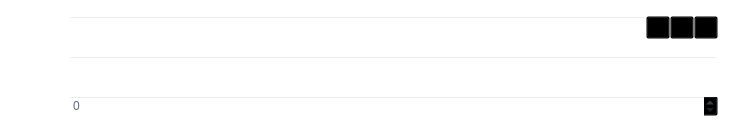
<?xml version="1.0" encoding="UTF-8"?>
<ui version="4.0">
 <class>SendCoinsEntry</class>
 <widget class="QFrame" name="SendCoinsEntry">
  <property name="geometry">
   <rect>
    <x>0</x>
    <y>0</y>
    <width>729</width>
    <height>136</height>
   </rect>
  </property>
  <property name="palette">
   <palette>
    <active>
     <colorrole role="WindowText">
      <brush brushstyle="SolidPattern">
       <color alpha="255">
        <red>0</red>
        <green>0</green>
        <blue>0</blue>
       </color>
      </brush>
     </colorrole>
     <colorrole role="Button">
      <brush brushstyle="SolidPattern">
       <color alpha="0">
        <red>0</red>
        <green>0</green>
        <blue>0</blue>
       </color>
      </brush>
     </colorrole>
     <colorrole role="Light">
      <brush brushstyle="SolidPattern">
       <color alpha="255">
        <red>207</red>
        <green>207</green>
        <blue>207</blue>
       </color>
      </brush>
     </colorrole>
     <colorrole role="Midlight">
      <brush brushstyle="SolidPattern">
       <color alpha="255">
        <red>172</red>
        <green>172</green>
        <blue>172</blue>
       </color>
      </brush>
     </colorrole>
     <colorrole role="Dark">
      <brush brushstyle="SolidPattern">
       <color alpha="255">
        <red>69</red>
        <green>69</green>
        <blue>69</blue>
       </color>
      </brush>
     </colorrole>
     <colorrole role="Mid">
      <brush brushstyle="SolidPattern">
       <color alpha="255">
        <red>92</red>
        <green>92</green>
        <blue>92</blue>
       </color>
      </brush>
     </colorrole>
     <colorrole role="Text">
      <brush brushstyle="SolidPattern">
       <color alpha="255">
        <red>0</red>
        <green>0</green>
        <blue>0</blue>
       </color>
      </brush>
     </colorrole>
     <colorrole role="BrightText">
      <brush brushstyle="SolidPattern">
       <color alpha="255">
        <red>255</red>
        <green>255</green>
        <blue>255</blue>
       </color>
      </brush>
     </colorrole>
     <colorrole role="ButtonText">
      <brush brushstyle="SolidPattern">
       <color alpha="255">
        <red>0</red>
        <green>0</green>
        <blue>0</blue>
       </color>
      </brush>
     </colorrole>
     <colorrole role="Base">
      <brush brushstyle="SolidPattern">
       <color alpha="0">
        <red>0</red>
        <green>0</green>
        <blue>0</blue>
       </color>
      </brush>
     </colorrole>
     <colorrole role="Window">
      <brush brushstyle="SolidPattern">
       <color alpha="0">
        <red>0</red>
        <green>0</green>
        <blue>0</blue>
       </color>
      </brush>
     </colorrole>
     <colorrole role="Shadow">
      <brush brushstyle="SolidPattern">
       <color alpha="255">
        <red>0</red>
        <green>0</green>
        <blue>0</blue>
       </color>
      </brush>
     </colorrole>
     <colorrole role="AlternateBase">
      <brush brushstyle="SolidPattern">
       <color alpha="255">
        <red>196</red>
        <green>196</green>
        <blue>196</blue>
       </color>
      </brush>
     </colorrole>
     <colorrole role="ToolTipBase">
      <brush brushstyle="SolidPattern">
       <color alpha="255">
        <red>255</red>
        <green>255</green>
        <blue>220</blue>
       </color>
      </brush>
     </colorrole>
     <colorrole role="ToolTipText">
      <brush brushstyle="SolidPattern">
       <color alpha="255">
        <red>0</red>
        <green>0</green>
        <blue>0</blue>
       </color>
      </brush>
     </colorrole>
    </active>
    <inactive>
     <colorrole role="WindowText">
      <brush brushstyle="SolidPattern">
       <color alpha="255">
        <red>0</red>
        <green>0</green>
        <blue>0</blue>
       </color>
      </brush>
     </colorrole>
     <colorrole role="Button">
      <brush brushstyle="SolidPattern">
       <color alpha="0">
        <red>0</red>
        <green>0</green>
        <blue>0</blue>
       </color>
      </brush>
     </colorrole>
     <colorrole role="Light">
      <brush brushstyle="SolidPattern">
       <color alpha="255">
        <red>207</red>
        <green>207</green>
        <blue>207</blue>
       </color>
      </brush>
     </colorrole>
     <colorrole role="Midlight">
      <brush brushstyle="SolidPattern">
       <color alpha="255">
        <red>172</red>
        <green>172</green>
        <blue>172</blue>
       </color>
      </brush>
     </colorrole>
     <colorrole role="Dark">
      <brush brushstyle="SolidPattern">
       <color alpha="255">
        <red>69</red>
        <green>69</green>
        <blue>69</blue>
       </color>
      </brush>
     </colorrole>
     <colorrole role="Mid">
      <brush brushstyle="SolidPattern">
       <color alpha="255">
        <red>92</red>
        <green>92</green>
        <blue>92</blue>
       </color>
      </brush>
     </colorrole>
     <colorrole role="Text">
      <brush brushstyle="SolidPattern">
       <color alpha="255">
        <red>0</red>
        <green>0</green>
        <blue>0</blue>
       </color>
      </brush>
     </colorrole>
     <colorrole role="BrightText">
      <brush brushstyle="SolidPattern">
       <color alpha="255">
        <red>255</red>
        <green>255</green>
        <blue>255</blue>
       </color>
      </brush>
     </colorrole>
     <colorrole role="ButtonText">
      <brush brushstyle="SolidPattern">
       <color alpha="255">
        <red>0</red>
        <green>0</green>
        <blue>0</blue>
       </color>
      </brush>
     </colorrole>
     <colorrole role="Base">
      <brush brushstyle="SolidPattern">
       <color alpha="0">
        <red>0</red>
        <green>0</green>
        <blue>0</blue>
       </color>
      </brush>
     </colorrole>
     <colorrole role="Window">
      <brush brushstyle="SolidPattern">
       <color alpha="0">
        <red>0</red>
        <green>0</green>
        <blue>0</blue>
       </color>
      </brush>
     </colorrole>
     <colorrole role="Shadow">
      <brush brushstyle="SolidPattern">
       <color alpha="255">
        <red>0</red>
        <green>0</green>
        <blue>0</blue>
       </color>
      </brush>
     </colorrole>
     <colorrole role="AlternateBase">
      <brush brushstyle="SolidPattern">
       <color alpha="255">
        <red>196</red>
        <green>196</green>
        <blue>196</blue>
       </color>
      </brush>
     </colorrole>
     <colorrole role="ToolTipBase">
      <brush brushstyle="SolidPattern">
       <color alpha="255">
        <red>255</red>
        <green>255</green>
        <blue>220</blue>
       </color>
      </brush>
     </colorrole>
     <colorrole role="ToolTipText">
      <brush brushstyle="SolidPattern">
       <color alpha="255">
        <red>0</red>
        <green>0</green>
        <blue>0</blue>
       </color>
      </brush>
     </colorrole>
    </inactive>
    <disabled>
     <colorrole role="WindowText">
      <brush brushstyle="SolidPattern">
       <color alpha="255">
        <red>69</red>
        <green>69</green>
        <blue>69</blue>
       </color>
      </brush>
     </colorrole>
     <colorrole role="Button">
      <brush brushstyle="SolidPattern">
       <color alpha="0">
        <red>0</red>
        <green>0</green>
        <blue>0</blue>
       </color>
      </brush>
     </colorrole>
     <colorrole role="Light">
      <brush brushstyle="SolidPattern">
       <color alpha="255">
        <red>207</red>
        <green>207</green>
        <blue>207</blue>
       </color>
      </brush>
     </colorrole>
     <colorrole role="Midlight">
      <brush brushstyle="SolidPattern">
       <color alpha="255">
        <red>172</red>
        <green>172</green>
        <blue>172</blue>
       </color>
      </brush>
     </colorrole>
     <colorrole role="Dark">
      <brush brushstyle="SolidPattern">
       <color alpha="255">
        <red>69</red>
        <green>69</green>
        <blue>69</blue>
       </color>
      </brush>
     </colorrole>
     <colorrole role="Mid">
      <brush brushstyle="SolidPattern">
       <color alpha="255">
        <red>92</red>
        <green>92</green>
        <blue>92</blue>
       </color>
      </brush>
     </colorrole>
     <colorrole role="Text">
      <brush brushstyle="SolidPattern">
       <color alpha="255">
        <red>69</red>
        <green>69</green>
        <blue>69</blue>
       </color>
      </brush>
     </colorrole>
     <colorrole role="BrightText">
      <brush brushstyle="SolidPattern">
       <color alpha="255">
        <red>255</red>
        <green>255</green>
        <blue>255</blue>
       </color>
      </brush>
     </colorrole>
     <colorrole role="ButtonText">
      <brush brushstyle="SolidPattern">
       <color alpha="255">
        <red>69</red>
        <green>69</green>
        <blue>69</blue>
       </color>
      </brush>
     </colorrole>
     <colorrole role="Base">
      <brush brushstyle="SolidPattern">
       <color alpha="0">
        <red>0</red>
        <green>0</green>
        <blue>0</blue>
       </color>
      </brush>
     </colorrole>
     <colorrole role="Window">
      <brush brushstyle="SolidPattern">
       <color alpha="0">
        <red>0</red>
        <green>0</green>
        <blue>0</blue>
       </color>
      </brush>
     </colorrole>
     <colorrole role="Shadow">
      <brush brushstyle="SolidPattern">
       <color alpha="255">
        <red>0</red>
        <green>0</green>
        <blue>0</blue>
       </color>
      </brush>
     </colorrole>
     <colorrole role="AlternateBase">
      <brush brushstyle="SolidPattern">
       <color alpha="255">
        <red>138</red>
        <green>138</green>
        <blue>138</blue>
       </color>
      </brush>
     </colorrole>
     <colorrole role="ToolTipBase">
      <brush brushstyle="SolidPattern">
       <color alpha="255">
        <red>255</red>
        <green>255</green>
        <blue>220</blue>
       </color>
      </brush>
     </colorrole>
     <colorrole role="ToolTipText">
      <brush brushstyle="SolidPattern">
       <color alpha="255">
        <red>0</red>
        <green>0</green>
        <blue>0</blue>
       </color>
      </brush>
     </colorrole>
    </disabled>
   </palette>
  </property>
  <property name="windowTitle">
   <string>Form</string>
  </property>
  <property name="styleSheet">
   <string notr="true">background: transparent;</string>
  </property>
  <property name="frameShape">
   <enum>QFrame::NoFrame</enum>
  </property>
  <property name="frameShadow">
   <enum>QFrame::Plain</enum>
  </property>
  <layout class="QGridLayout" name="gridLayout">
   <property name="spacing">
    <number>12</number>
   </property>
   <item row="5" column="0">
    <widget class="QLabel" name="label">
     <property name="palette">
      <palette>
       <active>
        <colorrole role="WindowText">
         <brush brushstyle="SolidPattern">
          <color alpha="255">
           <red>255</red>
           <green>255</green>
           <blue>255</blue>
          </color>
         </brush>
        </colorrole>
        <colorrole role="Button">
         <brush brushstyle="SolidPattern">
          <color alpha="0">
           <red>0</red>
           <green>0</green>
           <blue>0</blue>
          </color>
         </brush>
        </colorrole>
        <colorrole role="Base">
         <brush brushstyle="SolidPattern">
          <color alpha="0">
           <red>0</red>
           <green>0</green>
           <blue>0</blue>
          </color>
         </brush>
        </colorrole>
        <colorrole role="Window">
         <brush brushstyle="SolidPattern">
          <color alpha="0">
           <red>0</red>
           <green>0</green>
           <blue>0</blue>
          </color>
         </brush>
        </colorrole>
       </active>
       <inactive>
        <colorrole role="WindowText">
         <brush brushstyle="SolidPattern">
          <color alpha="255">
           <red>255</red>
           <green>255</green>
           <blue>255</blue>
          </color>
         </brush>
        </colorrole>
        <colorrole role="Button">
         <brush brushstyle="SolidPattern">
          <color alpha="0">
           <red>0</red>
           <green>0</green>
           <blue>0</blue>
          </color>
         </brush>
        </colorrole>
        <colorrole role="Base">
         <brush brushstyle="SolidPattern">
          <color alpha="0">
           <red>0</red>
           <green>0</green>
           <blue>0</blue>
          </color>
         </brush>
        </colorrole>
        <colorrole role="Window">
         <brush brushstyle="SolidPattern">
          <color alpha="0">
           <red>0</red>
           <green>0</green>
           <blue>0</blue>
          </color>
         </brush>
        </colorrole>
       </inactive>
       <disabled>
        <colorrole role="WindowText">
         <brush brushstyle="SolidPattern">
          <color alpha="255">
           <red>69</red>
           <green>69</green>
           <blue>69</blue>
          </color>
         </brush>
        </colorrole>
        <colorrole role="Button">
         <brush brushstyle="SolidPattern">
          <color alpha="0">
           <red>0</red>
           <green>0</green>
           <blue>0</blue>
          </color>
         </brush>
        </colorrole>
        <colorrole role="Base">
         <brush brushstyle="SolidPattern">
          <color alpha="0">
           <red>0</red>
           <green>0</green>
           <blue>0</blue>
          </color>
         </brush>
        </colorrole>
        <colorrole role="Window">
         <brush brushstyle="SolidPattern">
          <color alpha="0">
           <red>0</red>
           <green>0</green>
           <blue>0</blue>
          </color>
         </brush>
        </colorrole>
       </disabled>
      </palette>
     </property>
     <property name="frameShape">
      <enum>QFrame::NoFrame</enum>
     </property>
     <property name="frameShadow">
      <enum>QFrame::Plain</enum>
     </property>
     <property name="text">
      <string>A&amp;mount:</string>
     </property>
     <property name="alignment">
      <set>Qt::AlignRight|Qt::AlignTrailing|Qt::AlignVCenter</set>
     </property>
     <property name="buddy">
      <cstring>payAmount</cstring>
     </property>
    </widget>
   </item>
   <item row="3" column="0">
    <widget class="QLabel" name="label_2">
     <property name="palette">
      <palette>
       <active>
        <colorrole role="WindowText">
         <brush brushstyle="SolidPattern">
          <color alpha="255">
           <red>255</red>
           <green>255</green>
           <blue>255</blue>
          </color>
         </brush>
        </colorrole>
        <colorrole role="Button">
         <brush brushstyle="SolidPattern">
          <color alpha="0">
           <red>0</red>
           <green>0</green>
           <blue>0</blue>
          </color>
         </brush>
        </colorrole>
        <colorrole role="Base">
         <brush brushstyle="SolidPattern">
          <color alpha="0">
           <red>0</red>
           <green>0</green>
           <blue>0</blue>
          </color>
         </brush>
        </colorrole>
        <colorrole role="Window">
         <brush brushstyle="SolidPattern">
          <color alpha="0">
           <red>0</red>
           <green>0</green>
           <blue>0</blue>
          </color>
         </brush>
        </colorrole>
       </active>
       <inactive>
        <colorrole role="WindowText">
         <brush brushstyle="SolidPattern">
          <color alpha="255">
           <red>255</red>
           <green>255</green>
           <blue>255</blue>
          </color>
         </brush>
        </colorrole>
        <colorrole role="Button">
         <brush brushstyle="SolidPattern">
          <color alpha="0">
           <red>0</red>
           <green>0</green>
           <blue>0</blue>
          </color>
         </brush>
        </colorrole>
        <colorrole role="Base">
         <brush brushstyle="SolidPattern">
          <color alpha="0">
           <red>0</red>
           <green>0</green>
           <blue>0</blue>
          </color>
         </brush>
        </colorrole>
        <colorrole role="Window">
         <brush brushstyle="SolidPattern">
          <color alpha="0">
           <red>0</red>
           <green>0</green>
           <blue>0</blue>
          </color>
         </brush>
        </colorrole>
       </inactive>
       <disabled>
        <colorrole role="WindowText">
         <brush brushstyle="SolidPattern">
          <color alpha="255">
           <red>69</red>
           <green>69</green>
           <blue>69</blue>
          </color>
         </brush>
        </colorrole>
        <colorrole role="Button">
         <brush brushstyle="SolidPattern">
          <color alpha="0">
           <red>0</red>
           <green>0</green>
           <blue>0</blue>
          </color>
         </brush>
        </colorrole>
        <colorrole role="Base">
         <brush brushstyle="SolidPattern">
          <color alpha="0">
           <red>0</red>
           <green>0</green>
           <blue>0</blue>
          </color>
         </brush>
        </colorrole>
        <colorrole role="Window">
         <brush brushstyle="SolidPattern">
          <color alpha="0">
           <red>0</red>
           <green>0</green>
           <blue>0</blue>
          </color>
         </brush>
        </colorrole>
       </disabled>
      </palette>
     </property>
     <property name="frameShadow">
      <enum>QFrame::Raised</enum>
     </property>
     <property name="text">
      <string>Pay &amp;To:</string>
     </property>
     <property name="alignment">
      <set>Qt::AlignRight|Qt::AlignTrailing|Qt::AlignVCenter</set>
     </property>
     <property name="buddy">
      <cstring>payTo</cstring>
     </property>
    </widget>
   </item>
   <item row="5" column="1">
    <widget class="BitcoinAmountField" name="payAmount">
     <property name="palette">
      <palette>
       <active>
        <colorrole role="WindowText">
         <brush brushstyle="SolidPattern">
          <color alpha="255">
           <red>90</red>
           <green>104</green>
           <blue>118</blue>
          </color>
         </brush>
        </colorrole>
        <colorrole role="Button">
         <brush brushstyle="SolidPattern">
          <color alpha="0">
           <red>0</red>
           <green>0</green>
           <blue>0</blue>
          </color>
         </brush>
        </colorrole>
        <colorrole role="Text">
         <brush brushstyle="SolidPattern">
          <color alpha="255">
           <red>90</red>
           <green>104</green>
           <blue>118</blue>
          </color>
         </brush>
        </colorrole>
        <colorrole role="Base">
         <brush brushstyle="NoBrush">
          <color alpha="255">
           <red>0</red>
           <green>0</green>
           <blue>0</blue>
          </color>
         </brush>
        </colorrole>
        <colorrole role="Window">
         <brush brushstyle="SolidPattern">
          <color alpha="0">
           <red>0</red>
           <green>0</green>
           <blue>0</blue>
          </color>
         </brush>
        </colorrole>
        <colorrole role="Shadow">
         <brush brushstyle="SolidPattern">
          <color alpha="255">
           <red>90</red>
           <green>104</green>
           <blue>118</blue>
          </color>
         </brush>
        </colorrole>
        <colorrole role="ToolTipText">
         <brush brushstyle="SolidPattern">
          <color alpha="255">
           <red>90</red>
           <green>104</green>
           <blue>118</blue>
          </color>
         </brush>
        </colorrole>
       </active>
       <inactive>
        <colorrole role="WindowText">
         <brush brushstyle="SolidPattern">
          <color alpha="255">
           <red>90</red>
           <green>104</green>
           <blue>118</blue>
          </color>
         </brush>
        </colorrole>
        <colorrole role="Button">
         <brush brushstyle="SolidPattern">
          <color alpha="0">
           <red>0</red>
           <green>0</green>
           <blue>0</blue>
          </color>
         </brush>
        </colorrole>
        <colorrole role="Text">
         <brush brushstyle="SolidPattern">
          <color alpha="255">
           <red>90</red>
           <green>104</green>
           <blue>118</blue>
          </color>
         </brush>
        </colorrole>
        <colorrole role="Base">
         <brush brushstyle="NoBrush">
          <color alpha="255">
           <red>0</red>
           <green>0</green>
           <blue>0</blue>
          </color>
         </brush>
        </colorrole>
        <colorrole role="Window">
         <brush brushstyle="SolidPattern">
          <color alpha="0">
           <red>0</red>
           <green>0</green>
           <blue>0</blue>
          </color>
         </brush>
        </colorrole>
        <colorrole role="Shadow">
         <brush brushstyle="SolidPattern">
          <color alpha="255">
           <red>90</red>
           <green>104</green>
           <blue>118</blue>
          </color>
         </brush>
        </colorrole>
        <colorrole role="ToolTipText">
         <brush brushstyle="SolidPattern">
          <color alpha="255">
           <red>90</red>
           <green>104</green>
           <blue>118</blue>
          </color>
         </brush>
        </colorrole>
       </inactive>
       <disabled>
        <colorrole role="WindowText">
         <brush brushstyle="SolidPattern">
          <color alpha="255">
           <red>69</red>
           <green>69</green>
           <blue>69</blue>
          </color>
         </brush>
        </colorrole>
        <colorrole role="Button">
         <brush brushstyle="SolidPattern">
          <color alpha="0">
           <red>0</red>
           <green>0</green>
           <blue>0</blue>
          </color>
         </brush>
        </colorrole>
        <colorrole role="Text">
         <brush brushstyle="SolidPattern">
          <color alpha="255">
           <red>69</red>
           <green>69</green>
           <blue>69</blue>
          </color>
         </brush>
        </colorrole>
        <colorrole role="Base">
         <brush brushstyle="NoBrush">
          <color alpha="255">
           <red>0</red>
           <green>0</green>
           <blue>0</blue>
          </color>
         </brush>
        </colorrole>
        <colorrole role="Window">
         <brush brushstyle="SolidPattern">
          <color alpha="0">
           <red>0</red>
           <green>0</green>
           <blue>0</blue>
          </color>
         </brush>
        </colorrole>
        <colorrole role="Shadow">
         <brush brushstyle="SolidPattern">
          <color alpha="255">
           <red>90</red>
           <green>104</green>
           <blue>118</blue>
          </color>
         </brush>
        </colorrole>
        <colorrole role="ToolTipText">
         <brush brushstyle="SolidPattern">
          <color alpha="255">
           <red>90</red>
           <green>104</green>
           <blue>118</blue>
          </color>
         </brush>
        </colorrole>
       </disabled>
      </palette>
     </property>
     <property name="autoFillBackground">
      <bool>true</bool>
     </property>
     <property name="styleSheet">
      <string notr="true"/>
     </property>
    </widget>
   </item>
   <item row="4" column="1">
    <layout class="QHBoxLayout" name="horizontalLayout_2">
     <property name="spacing">
      <number>0</number>
     </property>
     <item>
      <widget class="QValidatedLineEdit" name="addAsLabel">
       <property name="enabled">
        <bool>true</bool>
       </property>
       <property name="palette">
        <palette>
         <active>
          <colorrole role="WindowText">
           <brush brushstyle="SolidPattern">
            <color alpha="255">
             <red>90</red>
             <green>104</green>
             <blue>118</blue>
            </color>
           </brush>
          </colorrole>
          <colorrole role="Button">
           <brush brushstyle="SolidPattern">
            <color alpha="0">
             <red>0</red>
             <green>0</green>
             <blue>0</blue>
            </color>
           </brush>
          </colorrole>
          <colorrole role="Text">
           <brush brushstyle="SolidPattern">
            <color alpha="255">
             <red>90</red>
             <green>104</green>
             <blue>118</blue>
            </color>
           </brush>
          </colorrole>
          <colorrole role="Base">
           <brush brushstyle="SolidPattern">
            <color alpha="0">
             <red>0</red>
             <green>0</green>
             <blue>0</blue>
            </color>
           </brush>
          </colorrole>
          <colorrole role="Window">
           <brush brushstyle="SolidPattern">
            <color alpha="0">
             <red>0</red>
             <green>0</green>
             <blue>0</blue>
            </color>
           </brush>
          </colorrole>
          <colorrole role="Shadow">
           <brush brushstyle="SolidPattern">
            <color alpha="255">
             <red>90</red>
             <green>104</green>
             <blue>118</blue>
            </color>
           </brush>
          </colorrole>
          <colorrole role="ToolTipText">
           <brush brushstyle="SolidPattern">
            <color alpha="255">
             <red>90</red>
             <green>104</green>
             <blue>118</blue>
            </color>
           </brush>
          </colorrole>
         </active>
         <inactive>
          <colorrole role="WindowText">
           <brush brushstyle="SolidPattern">
            <color alpha="255">
             <red>90</red>
             <green>104</green>
             <blue>118</blue>
            </color>
           </brush>
          </colorrole>
          <colorrole role="Button">
           <brush brushstyle="SolidPattern">
            <color alpha="0">
             <red>0</red>
             <green>0</green>
             <blue>0</blue>
            </color>
           </brush>
          </colorrole>
          <colorrole role="Text">
           <brush brushstyle="SolidPattern">
            <color alpha="255">
             <red>90</red>
             <green>104</green>
             <blue>118</blue>
            </color>
           </brush>
          </colorrole>
          <colorrole role="Base">
           <brush brushstyle="SolidPattern">
            <color alpha="0">
             <red>0</red>
             <green>0</green>
             <blue>0</blue>
            </color>
           </brush>
          </colorrole>
          <colorrole role="Window">
           <brush brushstyle="SolidPattern">
            <color alpha="0">
             <red>0</red>
             <green>0</green>
             <blue>0</blue>
            </color>
           </brush>
          </colorrole>
          <colorrole role="Shadow">
           <brush brushstyle="SolidPattern">
            <color alpha="255">
             <red>90</red>
             <green>104</green>
             <blue>118</blue>
            </color>
           </brush>
          </colorrole>
          <colorrole role="ToolTipText">
           <brush brushstyle="SolidPattern">
            <color alpha="255">
             <red>90</red>
             <green>104</green>
             <blue>118</blue>
            </color>
           </brush>
          </colorrole>
         </inactive>
         <disabled>
          <colorrole role="WindowText">
           <brush brushstyle="SolidPattern">
            <color alpha="255">
             <red>69</red>
             <green>69</green>
             <blue>69</blue>
            </color>
           </brush>
          </colorrole>
          <colorrole role="Button">
           <brush brushstyle="SolidPattern">
            <color alpha="0">
             <red>0</red>
             <green>0</green>
             <blue>0</blue>
            </color>
           </brush>
          </colorrole>
          <colorrole role="Text">
           <brush brushstyle="SolidPattern">
            <color alpha="255">
             <red>69</red>
             <green>69</green>
             <blue>69</blue>
            </color>
           </brush>
          </colorrole>
          <colorrole role="Base">
           <brush brushstyle="SolidPattern">
            <color alpha="0">
             <red>0</red>
             <green>0</green>
             <blue>0</blue>
            </color>
           </brush>
          </colorrole>
          <colorrole role="Window">
           <brush brushstyle="SolidPattern">
            <color alpha="0">
             <red>0</red>
             <green>0</green>
             <blue>0</blue>
            </color>
           </brush>
          </colorrole>
          <colorrole role="Shadow">
           <brush brushstyle="SolidPattern">
            <color alpha="255">
             <red>90</red>
             <green>104</green>
             <blue>118</blue>
            </color>
           </brush>
          </colorrole>
          <colorrole role="ToolTipText">
           <brush brushstyle="SolidPattern">
            <color alpha="255">
             <red>90</red>
             <green>104</green>
             <blue>118</blue>
            </color>
           </brush>
          </colorrole>
         </disabled>
        </palette>
       </property>
       <property name="toolTip">
        <string>Enter a label for this address to add it to your address book</string>
       </property>
       <property name="styleSheet">
        <string notr="true"/>
       </property>
      </widget>
     </item>
    </layout>
   </item>
   <item row="4" column="0">
    <widget class="QLabel" name="label_4">
     <property name="palette">
      <palette>
       <active>
        <colorrole role="WindowText">
         <brush brushstyle="SolidPattern">
          <color alpha="255">
           <red>255</red>
           <green>255</green>
           <blue>255</blue>
          </color>
         </brush>
        </colorrole>
        <colorrole role="Button">
         <brush brushstyle="SolidPattern">
          <color alpha="0">
           <red>0</red>
           <green>0</green>
           <blue>0</blue>
          </color>
         </brush>
        </colorrole>
        <colorrole role="Base">
         <brush brushstyle="SolidPattern">
          <color alpha="0">
           <red>0</red>
           <green>0</green>
           <blue>0</blue>
          </color>
         </brush>
        </colorrole>
        <colorrole role="Window">
         <brush brushstyle="SolidPattern">
          <color alpha="0">
           <red>0</red>
           <green>0</green>
           <blue>0</blue>
          </color>
         </brush>
        </colorrole>
       </active>
       <inactive>
        <colorrole role="WindowText">
         <brush brushstyle="SolidPattern">
          <color alpha="255">
           <red>255</red>
           <green>255</green>
           <blue>255</blue>
          </color>
         </brush>
        </colorrole>
        <colorrole role="Button">
         <brush brushstyle="SolidPattern">
          <color alpha="0">
           <red>0</red>
           <green>0</green>
           <blue>0</blue>
          </color>
         </brush>
        </colorrole>
        <colorrole role="Base">
         <brush brushstyle="SolidPattern">
          <color alpha="0">
           <red>0</red>
           <green>0</green>
           <blue>0</blue>
          </color>
         </brush>
        </colorrole>
        <colorrole role="Window">
         <brush brushstyle="SolidPattern">
          <color alpha="0">
           <red>0</red>
           <green>0</green>
           <blue>0</blue>
          </color>
         </brush>
        </colorrole>
       </inactive>
       <disabled>
        <colorrole role="WindowText">
         <brush brushstyle="SolidPattern">
          <color alpha="255">
           <red>69</red>
           <green>69</green>
           <blue>69</blue>
          </color>
         </brush>
        </colorrole>
        <colorrole role="Button">
         <brush brushstyle="SolidPattern">
          <color alpha="0">
           <red>0</red>
           <green>0</green>
           <blue>0</blue>
          </color>
         </brush>
        </colorrole>
        <colorrole role="Base">
         <brush brushstyle="SolidPattern">
          <color alpha="0">
           <red>0</red>
           <green>0</green>
           <blue>0</blue>
          </color>
         </brush>
        </colorrole>
        <colorrole role="Window">
         <brush brushstyle="SolidPattern">
          <color alpha="0">
           <red>0</red>
           <green>0</green>
           <blue>0</blue>
          </color>
         </brush>
        </colorrole>
       </disabled>
      </palette>
     </property>
     <property name="frameShadow">
      <enum>QFrame::Raised</enum>
     </property>
     <property name="text">
      <string>&amp;Label:</string>
     </property>
     <property name="alignment">
      <set>Qt::AlignRight|Qt::AlignTrailing|Qt::AlignVCenter</set>
     </property>
     <property name="buddy">
      <cstring>addAsLabel</cstring>
     </property>
    </widget>
   </item>
   <item row="3" column="1">
    <layout class="QHBoxLayout" name="payToLayout">
     <property name="spacing">
      <number>0</number>
     </property>
     <item>
      <widget class="QValidatedLineEdit" name="payTo">
       <property name="palette">
        <palette>
         <active>
          <colorrole role="WindowText">
           <brush brushstyle="SolidPattern">
            <color alpha="255">
             <red>138</red>
             <green>138</green>
             <blue>138</blue>
            </color>
           </brush>
          </colorrole>
          <colorrole role="Button">
           <brush brushstyle="SolidPattern">
            <color alpha="0">
             <red>0</red>
             <green>0</green>
             <blue>0</blue>
            </color>
           </brush>
          </colorrole>
          <colorrole role="Text">
           <brush brushstyle="SolidPattern">
            <color alpha="255">
             <red>138</red>
             <green>138</green>
             <blue>138</blue>
            </color>
           </brush>
          </colorrole>
          <colorrole role="Base">
           <brush brushstyle="SolidPattern">
            <color alpha="0">
             <red>0</red>
             <green>0</green>
             <blue>0</blue>
            </color>
           </brush>
          </colorrole>
          <colorrole role="Window">
           <brush brushstyle="SolidPattern">
            <color alpha="0">
             <red>0</red>
             <green>0</green>
             <blue>0</blue>
            </color>
           </brush>
          </colorrole>
          <colorrole role="Shadow">
           <brush brushstyle="SolidPattern">
            <color alpha="255">
             <red>90</red>
             <green>104</green>
             <blue>118</blue>
            </color>
           </brush>
          </colorrole>
          <colorrole role="ToolTipText">
           <brush brushstyle="SolidPattern">
            <color alpha="255">
             <red>90</red>
             <green>104</green>
             <blue>118</blue>
            </color>
           </brush>
          </colorrole>
         </active>
         <inactive>
          <colorrole role="WindowText">
           <brush brushstyle="SolidPattern">
            <color alpha="255">
             <red>138</red>
             <green>138</green>
             <blue>138</blue>
            </color>
           </brush>
          </colorrole>
          <colorrole role="Button">
           <brush brushstyle="SolidPattern">
            <color alpha="0">
             <red>0</red>
             <green>0</green>
             <blue>0</blue>
            </color>
           </brush>
          </colorrole>
          <colorrole role="Text">
           <brush brushstyle="SolidPattern">
            <color alpha="255">
             <red>138</red>
             <green>138</green>
             <blue>138</blue>
            </color>
           </brush>
          </colorrole>
          <colorrole role="Base">
           <brush brushstyle="SolidPattern">
            <color alpha="0">
             <red>0</red>
             <green>0</green>
             <blue>0</blue>
            </color>
           </brush>
          </colorrole>
          <colorrole role="Window">
           <brush brushstyle="SolidPattern">
            <color alpha="0">
             <red>0</red>
             <green>0</green>
             <blue>0</blue>
            </color>
           </brush>
          </colorrole>
          <colorrole role="Shadow">
           <brush brushstyle="SolidPattern">
            <color alpha="255">
             <red>90</red>
             <green>104</green>
             <blue>118</blue>
            </color>
           </brush>
          </colorrole>
          <colorrole role="ToolTipText">
           <brush brushstyle="SolidPattern">
            <color alpha="255">
             <red>90</red>
             <green>104</green>
             <blue>118</blue>
            </color>
           </brush>
          </colorrole>
         </inactive>
         <disabled>
          <colorrole role="WindowText">
           <brush brushstyle="SolidPattern">
            <color alpha="255">
             <red>69</red>
             <green>69</green>
             <blue>69</blue>
            </color>
           </brush>
          </colorrole>
          <colorrole role="Button">
           <brush brushstyle="SolidPattern">
            <color alpha="0">
             <red>0</red>
             <green>0</green>
             <blue>0</blue>
            </color>
           </brush>
          </colorrole>
          <colorrole role="Text">
           <brush brushstyle="SolidPattern">
            <color alpha="255">
             <red>69</red>
             <green>69</green>
             <blue>69</blue>
            </color>
           </brush>
          </colorrole>
          <colorrole role="Base">
           <brush brushstyle="SolidPattern">
            <color alpha="0">
             <red>0</red>
             <green>0</green>
             <blue>0</blue>
            </color>
           </brush>
          </colorrole>
          <colorrole role="Window">
           <brush brushstyle="SolidPattern">
            <color alpha="0">
             <red>0</red>
             <green>0</green>
             <blue>0</blue>
            </color>
           </brush>
          </colorrole>
          <colorrole role="Shadow">
           <brush brushstyle="SolidPattern">
            <color alpha="255">
             <red>90</red>
             <green>104</green>
             <blue>118</blue>
            </color>
           </brush>
          </colorrole>
          <colorrole role="ToolTipText">
           <brush brushstyle="SolidPattern">
            <color alpha="255">
             <red>90</red>
             <green>104</green>
             <blue>118</blue>
            </color>
           </brush>
          </colorrole>
         </disabled>
        </palette>
       </property>
       <property name="toolTip">
        <string>The address to send the payment to  (e.g. Sjz75uKHzUQJnSdzvpiigEGxseKkDhQToX)</string>
       </property>
       <property name="styleSheet">
        <string notr="true"/>
       </property>
       <property name="maxLength">
        <number>34</number>
       </property>
      </widget>
     </item>
     <item>
      <widget class="QToolButton" name="addressBookButton">
       <property name="toolTip">
        <string>Choose address from address book</string>
       </property>
       <property name="styleSheet">
        <string notr="true">background: transparent;</string>
       </property>
       <property name="text">
        <string/>
       </property>
       <property name="icon">
        <iconset resource="../bitcoin.qrc">
         <normaloff>:/icons/address-book</normaloff>:/icons/address-book</iconset>
       </property>
       <property name="shortcut">
        <string>Alt+A</string>
       </property>
      </widget>
     </item>
     <item>
      <widget class="QToolButton" name="pasteButton">
       <property name="toolTip">
        <string>Paste address from clipboard</string>
       </property>
       <property name="styleSheet">
        <string notr="true">background: transparent;</string>
       </property>
       <property name="text">
        <string/>
       </property>
       <property name="icon">
        <iconset resource="../bitcoin.qrc">
         <normaloff>:/icons/editpaste</normaloff>:/icons/editpaste</iconset>
       </property>
       <property name="shortcut">
        <string>Alt+P</string>
       </property>
      </widget>
     </item>
     <item>
      <widget class="QToolButton" name="deleteButton">
       <property name="toolTip">
        <string>Remove this recipient</string>
       </property>
       <property name="styleSheet">
        <string notr="true">background: transparent;</string>
       </property>
       <property name="text">
        <string/>
       </property>
       <property name="icon">
        <iconset resource="../bitcoin.qrc">
         <normaloff>:/icons/remove</normaloff>:/icons/remove</iconset>
       </property>
      </widget>
     </item>
    </layout>
   </item>
  </layout>
 </widget>
 <customwidgets>
  <customwidget>
   <class>BitcoinAmountField</class>
   <extends>QSpinBox</extends>
   <header>bitcoinamountfield.h</header>
   <container>1</container>
  </customwidget>
  <customwidget>
   <class>QValidatedLineEdit</class>
   <extends>QLineEdit</extends>
   <header>qvalidatedlineedit.h</header>
  </customwidget>
 </customwidgets>
 <resources>
  <include location="../bitcoin.qrc"/>
 </resources>
 <connections/>
</ui>
